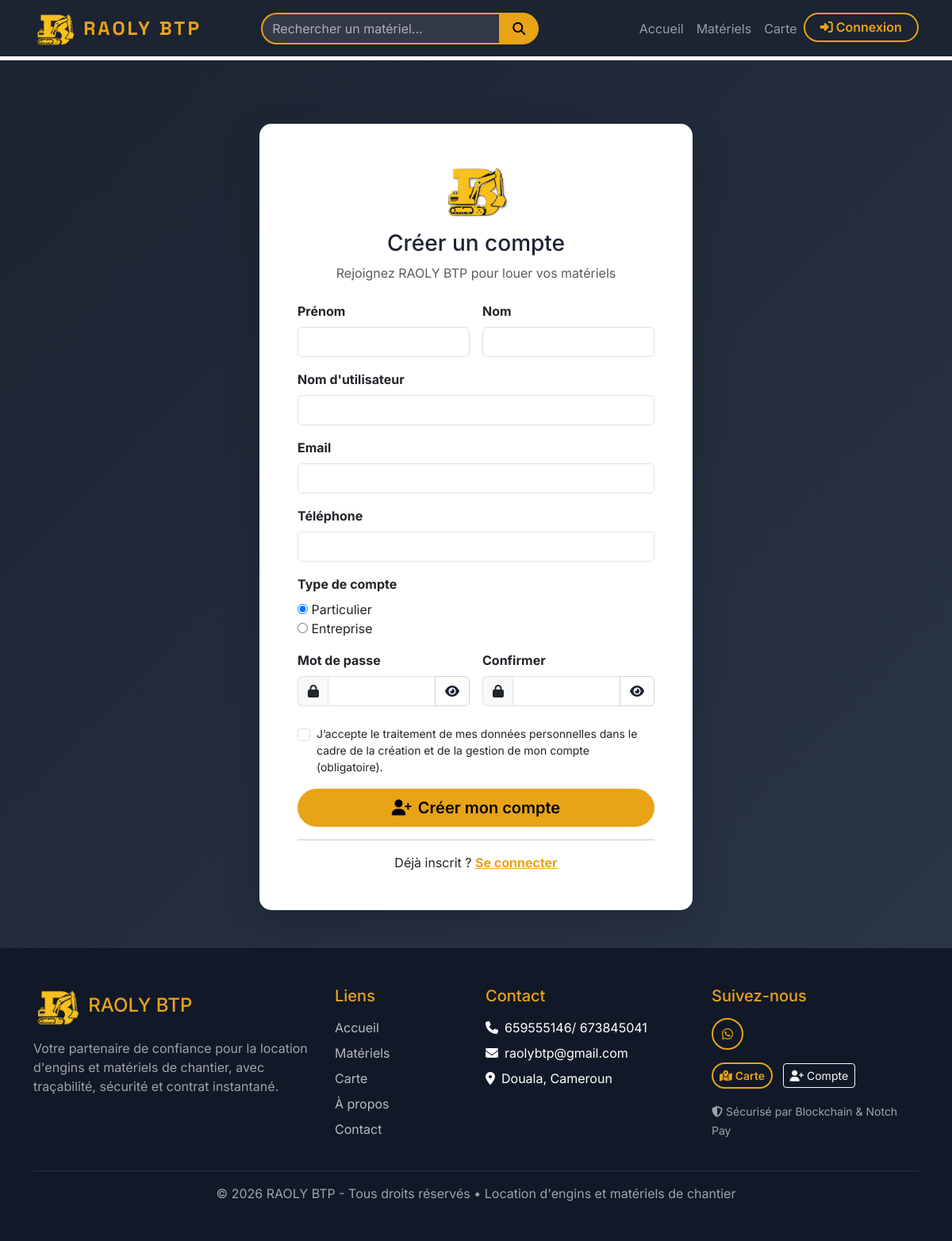
/comptes/register/, run on the app's committed database.
### core/models.py (models this page shows, shortened)
class SiteInfo(models.Model):
    company_name = models.CharField(max_length=200, default='RAOLY BTP')
    slogan = models.CharField(max_length=300, blank=True)
    phone = models.CharField(max_length=20, blank=True)
    email = models.EmailField(blank=True)
    address = models.TextField(blank=True)
    about_text = models.TextField(blank=True)
    facebook = models.URLField(blank=True)
    instagram = models.URLField(blank=True)
    twitter = models.URLField(blank=True)
    whatsapp = models.CharField(max_length=20, blank=True)
    google_verification_filename = models.CharField(
        max_length=120,
        blank=True,
        help_text='Ex. google2c82be27c4a4a6e2.html (tel que fourni par Google).',
    )
    google_verification_file_content = models.CharField(
        max_length=500,
        blank=True,
        help_text='Une seule ligne, identique au fichier téléchargé depuis Google.',
    )
    class Meta:
        verbose_name = "Informations du site"
        verbose_name_plural = "Informations du site"

### accounts/views.py (the view)
# urls.py: path('register/', views.register_view, name='register'),
def register_view(request):
    if request.method == 'POST':
        form = CustomUserCreationForm(request.POST)
        if form.is_valid():
            user = form.save()
            user.privacy_registration_consent_at = timezone.now()
            user.save(update_fields=['privacy_registration_consent_at'])
            login(request, user)
            Notification.objects.create(
                user=user,
                notification_type='system',
                title='Bienvenue sur RAOLY BTP !',
                message='Votre compte a été créé avec succès. Explorez notre catalogue de matériels de chantier.',
            )
            messages.success(
                request,
                'Compte créé ! Complétez ensuite la vérification d’identité (KYC) pour pouvoir louer du matériel.',
            )
            return redirect('accounts:kyc')
    else:
        form = CustomUserCreationForm()
    return render(request, 'accounts/register.html', {'form': form})

### templates/accounts/register.html (shortened to what this page needs)
{% extends 'base.html' %}
{% load static %}
{% block content %}
<div class="auth-page">
    <div class="container">
        <div class="row justify-content-center align-items-center py-5">
            <div class="col-md-6">
                <div class="auth-card card shadow-lg">
                    <div class="card-body p-5">
                        <div class="text-center mb-4">
                            <img src="{% static 'images/logo.png' %}" alt="RAOLY BTP" height="70" class="mb-3">
                            <h3 class="text-dark-nav">Créer un compte</h3>
                            <p class="text-muted">Rejoignez RAOLY BTP pour louer vos matériels</p>
                        </div>
                        <form method="POST">
                            <div class="row g-3">
                                <div class="col-md-6">
                                    <label class="form-label fw-bold">Prénom</label>
                                    {{ form.first_name }}
                                </div>
                                <div class="col-md-6">
                                    <label class="form-label fw-bold">Nom</label>
                                    {{ form.last_name }}
                                </div>
                            </div>
                            <div class="mb-3 mt-3">
                                <label class="form-label fw-bold">Nom d'utilisateur</label>
                                {{ form.username }}
                            </div>
                            <div class="mb-3">
                                <label class="form-label fw-bold">Email</label>
                                {{ form.email }}
                            </div>
                            <div class="mb-3">
                                <label class="form-label fw-bold">Téléphone</label>
                                {{ form.phone }}
                            </div>
                            <div class="mb-3">
                                <label class="form-label fw-bold d-block">Type de compte</label>
                                {{ form.user_type }}
                            </div>
                            <div class="row g-3 mb-4">
                                <div class="col-md-6">
                                    <label class="form-label fw-bold">Mot de passe</label>
                                    <div class="input-group">
                                        <span class="input-group-text"><i class="fas fa-lock"></i></span>
                                        {{ form.password1 }}
                                        <button type="button" class="btn btn-outline-secondary password-toggle-btn" aria-label="Afficher le mot de passe">
                                            <i class="fas fa-eye" aria-hidden="true"></i>
                                        </button>
                                    </div>
                                </div>
                                <div class="col-md-6">
                                    <label class="form-label fw-bold">Confirmer</label>
                                    <div class="input-group">
                                        <span class="input-group-text"><i class="fas fa-lock"></i></span>
                                        {{ form.password2 }}
                                        <button type="button" class="btn btn-outline-secondary password-toggle-btn" aria-label="Afficher le mot de passe">
                                            <i class="fas fa-eye" aria-hidden="true"></i>
                                        </button>
                                    </div>
                                </div>
                            </div>
                            <div class="mb-3 form-check">
                                {{ form.accept_personal_data_processing }}
                                <label class="form-check-label small" for="{{ form.accept_personal_data_processing.id_for_label }}">
                                    {{ form.accept_personal_data_processing.label }}
                                </label>
                            </div>
                            <button type="submit" class="btn btn-primary-gold w-100 btn-lg">
                                <i class="fas fa-user-plus me-2"></i>Créer mon compte
                            </button>
                        </form>
                        <hr>
                        <p class="text-center mb-0">
                            Déjà inscrit ? <a href="{% url 'accounts:login' %}" class="text-gold fw-bold">Se connecter</a>
                        </p>
                    </div>
                </div>
            </div>
        </div>
    </div>
</div>
{% endblock %}

### templates/base.html (shortened to what this page needs)
{% load static %}
{% load humanize %}
<!DOCTYPE html>
<html lang="fr">
<head>
    <link href="https://cdn.jsdelivr.net/npm/bootstrap@5.3.2/dist/css/bootstrap.min.css" rel="stylesheet">
    <link href="https://cdnjs.cloudflare.com/ajax/libs/font-awesome/6.5.0/css/all.min.css" rel="stylesheet">
    <link href="https://cdn.jsdelivr.net/npm/flatpickr/dist/flatpickr.min.css" rel="stylesheet">
    <link rel="stylesheet" href="https://unpkg.com/leaflet@1.9.4/dist/leaflet.css" />
    <link href="{% static 'css/style.css' %}" rel="stylesheet">
</head>
<body>
    <nav class="navbar navbar-expand-lg navbar-dark bg-dark-nav fixed-top">
        <div class="container">
            <a class="navbar-brand d-flex align-items-center" href="{% url 'core:home' %}">
                <img src="{% static 'images/logo.png' %}" alt="RAOLY BTP" height="45" class="me-2">
                <span class="brand-text">RAOLY BTP</span>
            </a>
            <div class="collapse navbar-collapse" id="mainNav">
                <form class="d-flex mx-auto search-form" action="{% url 'equipment:list' %}" method="GET">
                    <div class="input-group">
                        <input type="text" class="form-control" name="q" placeholder="Rechercher un matériel..." value="{{ query|default:'' }}">
                        <button class="btn btn-primary-gold" type="submit"><i class="fas fa-search"></i></button>
                    </div>
                </form>
                <ul class="navbar-nav ms-auto">
                    <li class="nav-item"><a class="nav-link" href="{% url 'core:home' %}">Accueil</a></li>
                    <li class="nav-item"><a class="nav-link" href="{% url 'equipment:list' %}">Matériels</a></li>
                    <li class="nav-item"><a class="nav-link" href="{% url 'equipment:map' %}">Carte</a></li>
                    {% if user.is_authenticated %}
                    <li class="nav-item">
                        <a class="nav-link position-relative" href="{% url 'cart:view' %}">
                            <i class="fas fa-shopping-cart"></i>
                            {% if cart_count > 0 %}
                            <span class="badge bg-danger badge-cart">{{ cart_count }}</span>
                            {% endif %}
                        </a>
                    </li>
                    <li class="nav-item dropdown">
                        <a class="nav-link dropdown-toggle" href="#" role="button" data-bs-toggle="dropdown">
                            <i class="fas fa-user-circle"></i>
                            {% if unread_notifications > 0 %}
                            <span class="badge bg-danger badge-notif">{{ unread_notifications }}</span>
                            {% endif %}
                        </a>
                        <ul class="dropdown-menu dropdown-menu-end dropdown-dark">
                            <li><a class="dropdown-item" href="{% url 'accounts:dashboard' %}"><i class="fas fa-tachometer-alt me-2"></i>Tableau de bord</a></li>
                            <li><a class="dropdown-item" href="{% url 'accounts:reservations' %}"><i class="fas fa-calendar-check me-2"></i>Mes réservations</a></li>
                            <li><a class="dropdown-item" href="{% url 'accounts:notifications' %}">
                                <i class="fas fa-bell me-2"></i>Notifications
                                {% if unread_notifications > 0 %}<span class="badge bg-danger ms-1">{{ unread_notifications }}</span>{% endif %}
                            </a></li>
                            <li><a class="dropdown-item" href="{% url 'accounts:profile' %}"><i class="fas fa-user-edit me-2"></i>Profil</a></li>
                            {% if not user_can_rent %}
                            <li><a class="dropdown-item" href="{% url 'accounts:kyc' %}"><i class="fas fa-id-card me-2"></i>KYC / Identité</a></li>
                            {% endif %}
                            <li><hr class="dropdown-divider"></li>
                            <li><a class="dropdown-item" href="{% url 'accounts:logout' %}"><i class="fas fa-sign-out-alt me-2"></i>Déconnexion</a></li>
                        </ul>
                    </li>
                    {% else %}
                    <li class="nav-item"><a class="nav-link btn-login-nav" href="{% url 'accounts:login' %}"><i class="fas fa-sign-in-alt me-1"></i>Connexion</a></li>
                    {% endif %}
                </ul>
            </div>
        </div>
    </nav>
    <main {% block main_attrs %}style="margin-top: 76px;"{% endblock %}>
        {% block content %}{% endblock %}
    </main>
    {% block site_footer %}
    <footer class="footer-dark py-5">
        <div class="container">
            <div class="row g-4">
                <div class="col-lg-4">
                    <div class="d-flex align-items-center mb-3">
                        <img src="{% static 'images/logo.png' %}" alt="RAOLY BTP" height="50" class="me-2">
                        <h4 class="text-gold mb-0">RAOLY BTP</h4>
                    </div>
                    <p class="text-light-muted mb-3">Votre partenaire de confiance pour la location d'engins et matériels de chantier, avec traçabilité, sécurité et contrat instantané.</p>
                </div>
                <div class="col-lg-2">
                    <h5 class="text-gold mb-3">Liens</h5>
                    <ul class="list-unstyled footer-links">
                        <li><a href="{% url 'core:home' %}">Accueil</a></li>
                        <li><a href="{% url 'equipment:list' %}">Matériels</a></li>
                        <li><a href="{% url 'equipment:map' %}">Carte</a></li>
                        <li><a href="{% url 'core:about' %}">À propos</a></li>
                        <li><a href="{% url 'core:contact' %}">Contact</a></li>
                    </ul>
                </div>
                <div class="col-lg-3">
                    <h5 class="text-gold mb-3">Contact</h5>
                    <ul class="list-unstyled footer-links">
                        {% if site_info %}
                        {% if site_info.phone %}<li><i class="fas fa-phone me-2"></i>{{ site_info.phone }}</li>{% endif %}
                        {% if site_info.email %}<li><i class="fas fa-envelope me-2"></i>{{ site_info.email }}</li>{% endif %}
                        {% if site_info.address %}<li><i class="fas fa-map-marker-alt me-2"></i>{{ site_info.address }}</li>{% endif %}
                        {% endif %}
                    </ul>
                </div>
                <div class="col-lg-3">
                    <h5 class="text-gold mb-3">Suivez-nous</h5>
                    <div class="social-links">
                        {% if site_info.whatsapp %}<a href="https://wa.me/{{ site_info.whatsapp }}" class="social-link"><i class="fab fa-whatsapp"></i></a>{% endif %}
                    </div>
                    <div class="mt-3 footer-quick-actions">
                        <a href="{% url 'equipment:map' %}" class="btn btn-sm btn-outline-gold me-2 mb-2">
                            <i class="fas fa-map-marked-alt me-1"></i>Carte
                        </a>
                        <a href="{% url 'accounts:register' %}" class="btn btn-sm btn-outline-light mb-2">
                            <i class="fas fa-user-plus me-1"></i>Compte
                        </a>
                    </div>
                    <div class="mt-2">
                        <small class="text-light-muted"><i class="fas fa-shield-alt me-1"></i>Sécurisé par Blockchain & Notch Pay</small>
                    </div>
                </div>
            </div>
            <hr class="border-secondary mt-4">
            <p class="text-center text-light-muted mb-0">&copy; {% now "Y" %} RAOLY BTP - Tous droits réservés • Location d'engins et matériels de chantier</p>
        </div>
    </footer>
    {% endblock %}
</body>
</html>

### data on the page
SiteInfo: phone "659555146/ 673845041", email "raolybtp@gmail.com", address "Douala, Cameroun"
